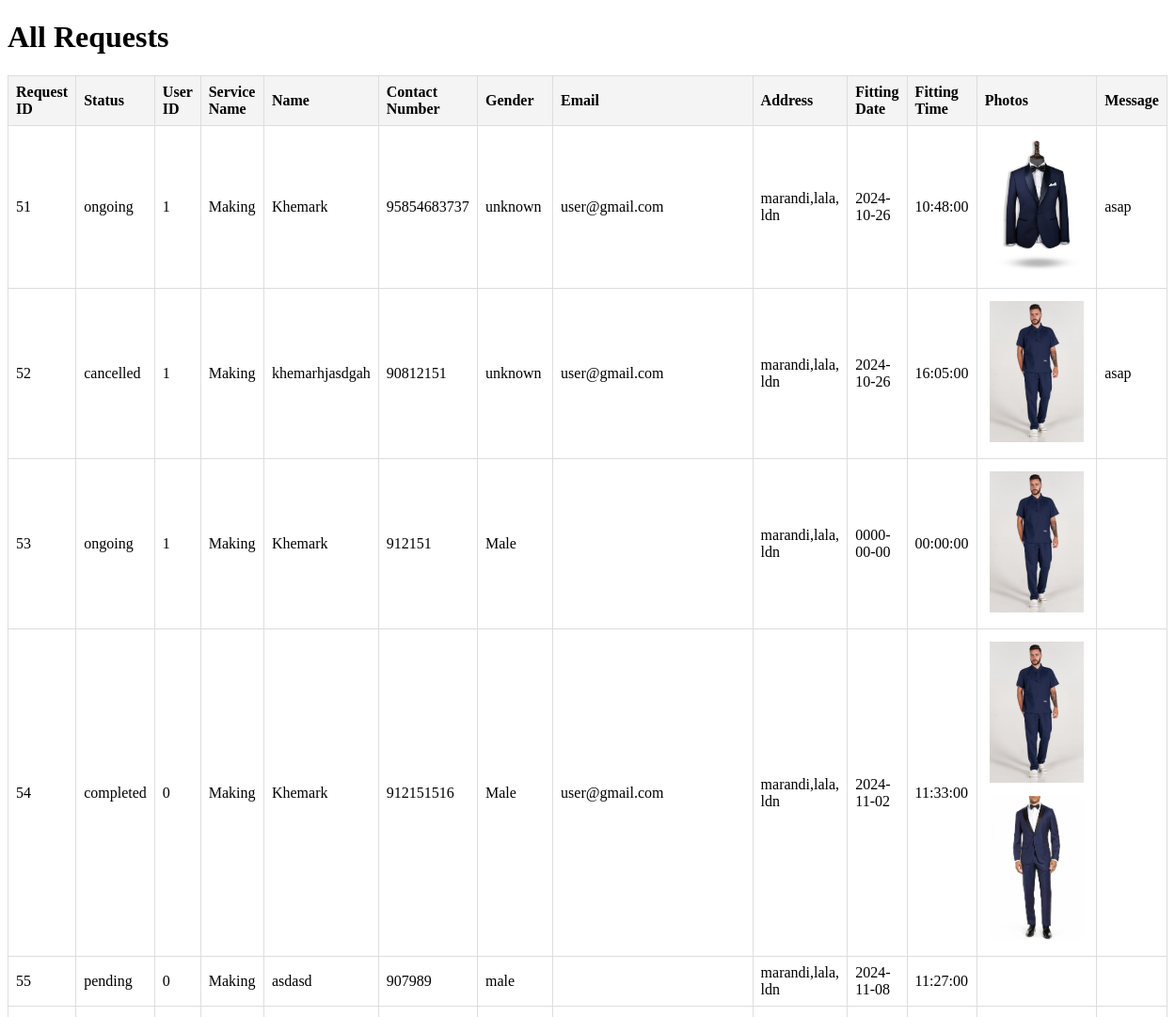
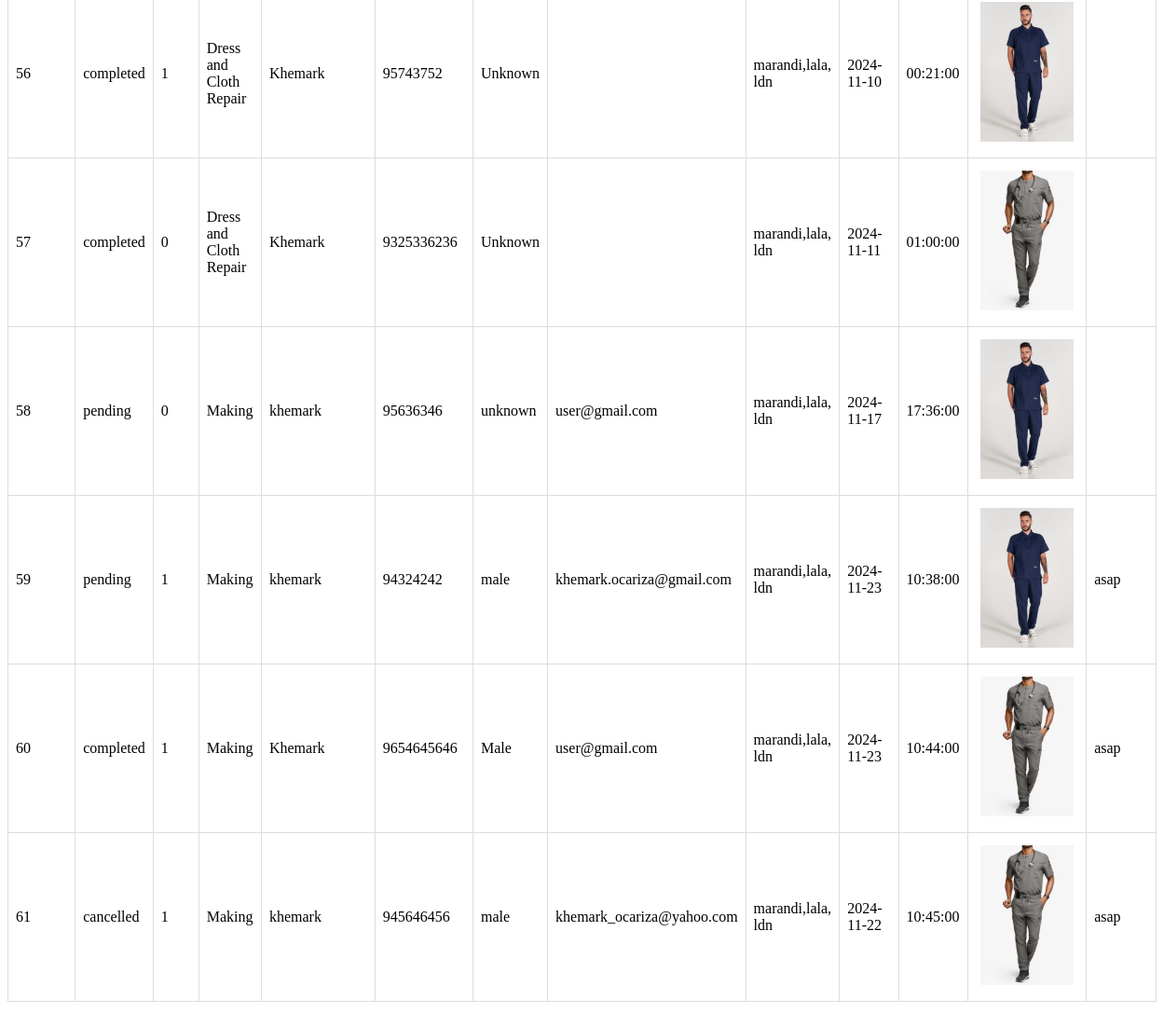
Page /display_practice.php on the committed database (2 pictures, top to bottom).
### tables this page shows
CREATE TABLE `royale_request_tbl` (
  `request_id` int(11) NOT NULL,
  `request_status` varchar(255) NOT NULL,
  `request_type` varchar(255) NOT NULL,
  `user_id` bigint(255) NOT NULL,
  `service_name` varchar(255) NOT NULL,
  `name` varchar(255) NOT NULL,
  `contact_number` bigint(255) NOT NULL,
  `gender` varchar(255) NOT NULL,
  `email` varchar(255) NOT NULL,
  `address` varchar(255) NOT NULL,
  `fitting_date` date NOT NULL,
  `fitting_time` time NOT NULL,
  `photo` varchar(255) NOT NULL,
  `message` text NOT NULL,
  `fee` bigint(255) NOT NULL,
  `measurement` text NOT NULL,
  `deadline` date NOT NULL,
  `special_group` varchar(255) NOT NULL,
  `assigned_pattern_cutter` varchar(255) NOT NULL,
  `assigned_tailor` varchar(255) NOT NULL,
  `balance` bigint(255) NOT NULL,
  `down_payment` bigint(255) NOT NULL,
  `down_payment_date` date NOT NULL,
  `pattern_status` text NOT NULL,
  `pattern_completed_datetime` datetime NOT NULL,
  `work_status` varchar(255) NOT NULL,
  `work_completed_datetime` datetime NOT NULL,
  `final_payment` bigint(255) NOT NULL,
  `final_payment_date` date NOT NULL,
  `refund` bigint(255) NOT NULL,
  `refund_reason` text NOT NULL,
  `datetime_request` datetime NOT NULL
);

### display_practice.php (the view, shortened to what this page needs)
<?php
include 'dbconnect.php';
$sql = "SELECT request_id, request_status, user_id, service_name, name, contact_number, gender, email, address, fitting_date, fitting_time, photo, message FROM royale_request_tbl";
$result = $conn->query($sql);
?>
<!DOCTYPE html>
<html lang="en">
<head>
</head>
<body>
    <h1>All Requests</h1>
    <table>
        <thead>
            <tr>
                <th>Request ID</th>
                <th>Status</th>
                <th>User ID</th>
                <th>Service Name</th>
                <th>Name</th>
                <th>Contact Number</th>
                <th>Gender</th>
                <th>Email</th>
                <th>Address</th>
                <th>Fitting Date</th>
                <th>Fitting Time</th>
                <th>Photos</th>
                <th>Message</th>
            </tr>
        </thead>
        <tbody>
            <?php
            if ($result->num_rows > 0) {
                while ($row = $result->fetch_assoc()) {
                    $photo_array = explode(',', $row['photo']);
                    ?>
                    <tr>
                        <td><?php echo htmlspecialchars($row['request_id']); ?></td>
                        <td><?php echo htmlspecialchars($row['request_status']); ?></td>
                        <td><?php echo htmlspecialchars($row['user_id']); ?></td>
                        <td><?php echo htmlspecialchars($row['service_name']); ?></td>
                        <td><?php echo htmlspecialchars($row['name']); ?></td>
                        <td><?php echo htmlspecialchars($row['contact_number']); ?></td>
                        <td><?php echo htmlspecialchars($row['gender']); ?></td>
                        <td><?php echo htmlspecialchars($row['email']); ?></td>
                        <td><?php echo htmlspecialchars($row['address']); ?></td>
                        <td><?php echo htmlspecialchars($row['fitting_date']); ?></td>
                        <td><?php echo htmlspecialchars($row['fitting_time']); ?></td>
                        <td class="photo-gallery">
                            <?php
                            foreach ($photo_array as $photo) {
                                if (!empty($photo)) {
                                    echo '<img src="uploads/' . htmlspecialchars($photo) . '" alt="Uploaded Photo">';
                                }
                            }
                            ?>
                        </td>
                        <td><?php echo htmlspecialchars($row['message']); ?></td>
                    </tr>
                    <?php
                }
            } else {
                echo "<tr><td colspan='13'>No requests found.</td></tr>";
            }
            ?>
        </tbody>
    </table>
    <div class="lds-facebook">
    </div>
</body>
</html>

### display_practice.php (style rules this page uses)
table { width: 100%; border-collapse: collapse; margin-bottom: 20px; }
th, td { border: 1px solid #ddd; padding: 8px; text-align: left; }
th { background-color: #f4f4f4; }
.photo-gallery img { max-width: 100px; height: auto; margin: 5px; }
.lds-facebook { color: #1c4c5b }
.lds-facebook, .lds-facebook div { box-sizing: border-box; }
.lds-facebook { display: inline-block; position: relative; width: 80px; height: 80px; }

### rows in the picture
royale_request_tbl: request_id "51", request_status "ongoing", user "1", service_name "Making", name "Khemark", contact_number "95854683737", gender "unknown", email "user@gmail.com", address "marandi,lala, ldn", fitting_date "2024-10-26", fitting_time "10:48:00", photo (picture), message "asap"
royale_request_tbl: request_id "52", request_status "cancelled", user "1", service_name "Making", name "khemarhjasdgah", contact_number "90812151", gender "unknown", email "user@gmail.com", address "marandi,lala, ldn", fitting_date "2024-10-26", fitting_time "16:05:00", photo (picture), message "asap"
royale_request_tbl: request_id "53", request_status "ongoing", user "1", service_name "Making", name "Khemark", contact_number "912151", gender "Male", address "marandi,lala, ldn", fitting_date "0000-00-00", fitting_time "00:00:00", photo (picture)
royale_request_tbl: request_id "54", request_status "completed", user "0", service_name "Making", name "Khemark", contact_number "912151516", gender "Male", email "user@gmail.com", address "marandi,lala, ldn", fitting_date "2024-11-02", fitting_time "11:33:00"
royale_request_tbl: request_id "55", request_status "pending", user "0", service_name "Making", name "asdasd", contact_number "907989", gender "male", address "marandi,lala, ldn", fitting_date "2024-11-08", fitting_time "11:27:00"
royale_request_tbl: request_id "56", request_status "completed", user "1", service_name "Dress and Cloth Repair", name "Khemark", contact_number "95743752", gender "Unknown", address "marandi,lala, ldn", fitting_date "2024-11-10", fitting_time "00:21:00", photo (picture)
royale_request_tbl: request_id "57", request_status "completed", user "0", service_name "Dress and Cloth Repair", name "Khemark", contact_number "9325336236", gender "Unknown", address "marandi,lala, ldn", fitting_date "2024-11-11", fitting_time "01:00:00", photo (picture)
royale_request_tbl: request_id "58", request_status "pending", user "0", service_name "Making", name "khemark", contact_number "95636346", gender "unknown", email "user@gmail.com", address "marandi,lala, ldn", fitting_date "2024-11-17", fitting_time "17:36:00", photo (picture)
royale_request_tbl: request_id "59", request_status "pending", user "1", service_name "Making", name "khemark", contact_number "94324242", gender "male", email "khemark.ocariza@gmail.com", address "marandi,lala, ldn", fitting_date "2024-11-23", fitting_time "10:38:00", photo (picture), message "asap"
royale_request_tbl: request_id "60", request_status "completed", user "1", service_name "Making", name "Khemark", contact_number "9654645646", gender "Male", email "user@gmail.com", address "marandi,lala, ldn", fitting_date "2024-11-23", fitting_time "10:44:00", photo (picture), message "asap"
royale_request_tbl: request_id "61", request_status "cancelled", user "1", service_name "Making", name "khemark", contact_number "945646456", gender "male", email "khemark_ocariza@yahoo.com", address "marandi,lala, ldn", fitting_date "2024-11-22", fitting_time "10:45:00", photo (picture), message "asap"
